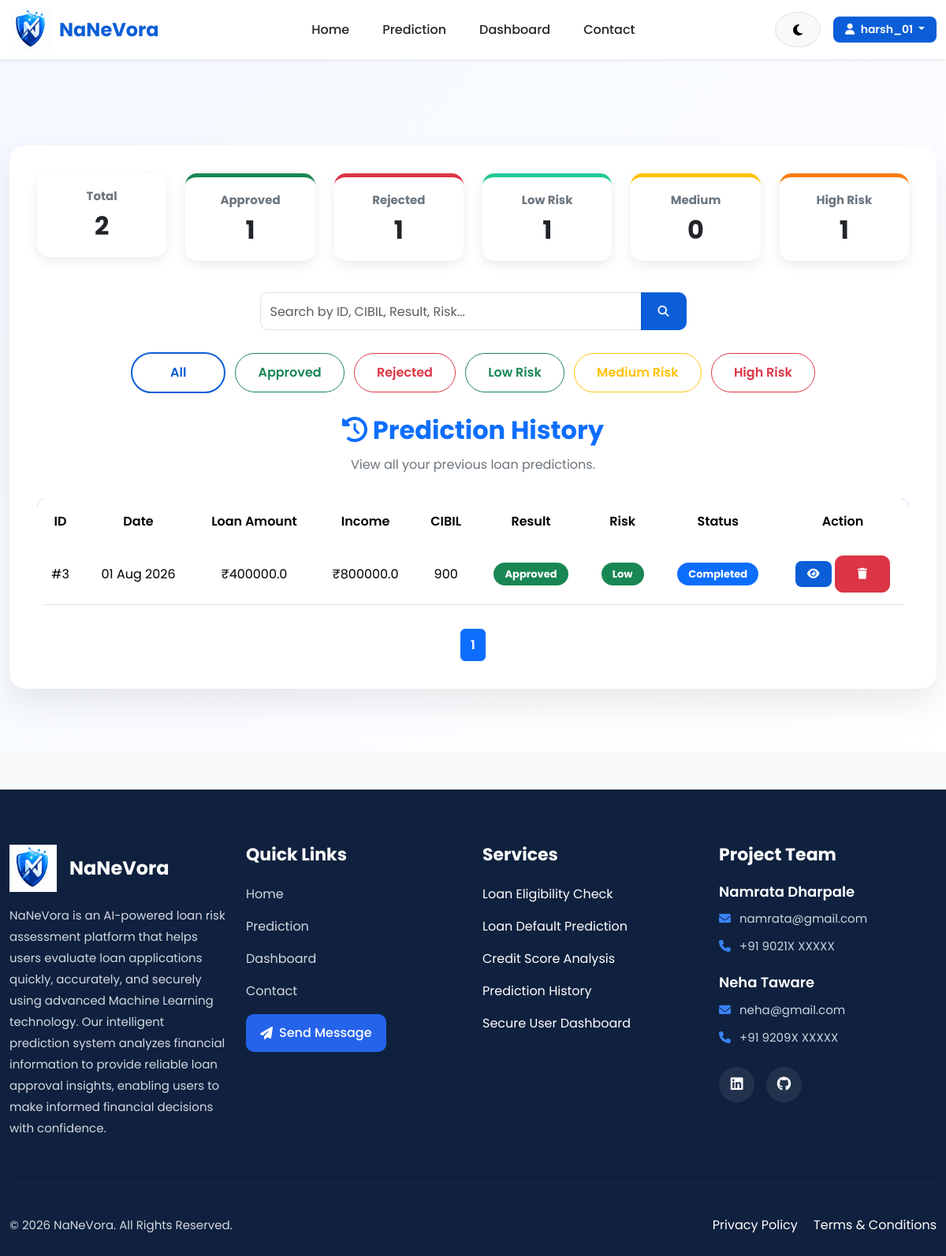
The app's page /history/?filter=low (signed in) with its own data.
### website/models.py (models this page shows, shortened)
class Prediction(models.Model):
    EDUCATION = [
        ('Graduate', 'Graduate'),
        ('Not Graduate', 'Not Graduate'),
    ]
    YES_NO = [
        ('Yes', 'Yes'),
        ('No', 'No'),
    ]
    RESULT = [
        ('Approved', 'Approved'),
        ('Rejected', 'Rejected'),
    ]
    user = models.ForeignKey(
        User,
        on_delete=models.CASCADE,
        related_name='predictions'
    )
    no_of_dependents = models.IntegerField()
    education = models.CharField(
        max_length=20,
        choices=EDUCATION
    )
    self_employed = models.CharField(
        max_length=10,
        choices=YES_NO
    )
    income_annum = models.FloatField()
    loan_amount = models.FloatField()
    loan_term = models.IntegerField()
    cibil_score = models.IntegerField()
    residential_assets_value = models.FloatField()
    commercial_assets_value = models.FloatField()
    luxury_assets_value = models.FloatField()
    bank_asset_value = models.FloatField()
    loan_income_ratio = models.FloatField(
        default=0
    )
    asset_loan_ratio = models.FloatField(
        default=0
    )
    prediction_result = models.CharField(
        max_length=20,
        choices=RESULT,
        blank=True
    )
    prediction_probability = models.FloatField(
        default=0
    )
    created_at = models.DateTimeField(
        auto_now_add=True
    )
    prediction_probability = models.FloatField(
        default=0
    )
    status = models.CharField(
    max_length=20,
    default="Completed"
    )
    risk_level = models.CharField(
    max_length=20,
    default="Low"
    )

### website/views.py (the view, shortened to what this page needs)
# urls.py: path('history/', views.history, name='history'),
@login_required
def history(request):
    query = request.GET.get("search", "")
    filter_by = request.GET.get("filter", "all")
    predictions = Prediction.objects.filter(
        user=request.user
    )
    if filter_by == "approved":
        predictions = predictions.filter(
            prediction_result="Approved"
        )
    elif filter_by == "rejected":
        predictions = predictions.filter(
            prediction_result="Rejected"
        )
    elif filter_by == "low":
        predictions = predictions.filter(
            risk_level="Low"
        )
    elif filter_by == "medium":
        predictions = predictions.filter(
            risk_level="Medium"
        )
    elif filter_by == "high":
        predictions = predictions.filter(
            risk_level="High"
        )
    predictions = predictions.order_by("-created_at")
    paginator = Paginator(predictions, 10)
    page_number = request.GET.get("page")
    predictions = paginator.get_page(page_number)
    return render(
    request,
    "history.html",
    {
        "predictions": predictions,
        "query": query,
        "filter": filter_by,
        "total_predictions": Prediction.objects.filter(
            user=request.user
        ).count(),
        "approved_count": Prediction.objects.filter(
            user=request.user,
            prediction_result="Approved"
        ).count(),
        "rejected_count": Prediction.objects.filter(
            user=request.user,
            prediction_result="Rejected"
        ).count(),
        "low_count": Prediction.objects.filter(
            user=request.user,
            risk_level="Low"
        ).count(),
        "medium_count": Prediction.objects.filter(
            user=request.user,
            risk_level="Medium"
        ).count(),
        "high_count": Prediction.objects.filter(
            user=request.user,
            risk_level="High"
        ).count(),
    }
)

### templates/history.html (shortened to what this page needs)
{% extends 'base.html' %}
{% load static %}
{% block extra_css %}
<link rel="stylesheet" href="{% static 'css/history.css' %}">
{% endblock %}
{% block content %}
<section class="history-section">
    <div class="container">
        <div class="history-card">
            <div class="row mb-4">
    <div class="col-md-2 mb-3">
        <div class="card stats-card text-center">
            <h6>Total</h6>
            <h2>{{ total_predictions }}</h2>
        </div>
    </div>
    <div class="col-md-2 mb-3">
        <div class="card stats-card success text-center">
            <h6>Approved</h6>
            <h2>{{ approved_count }}</h2>
        </div>
    </div>
    <div class="col-md-2 mb-3">
        <div class="card stats-card danger text-center">
            <h6>Rejected</h6>
            <h2>{{ rejected_count }}</h2>
        </div>
    </div>
    <div class="col-md-2 mb-3">
        <div class="card stats-card low text-center">
            <h6>Low Risk</h6>
            <h2>{{ low_count }}</h2>
        </div>
    </div>
    <div class="col-md-2 mb-3">
        <div class="card stats-card medium text-center">
            <h6>Medium</h6>
            <h2>{{ medium_count }}</h2>
        </div>
    </div>
    <div class="col-md-2 mb-3">
        <div class="card stats-card high text-center">
            <h6>High Risk</h6>
            <h2>{{ high_count }}</h2>
        </div>
    </div>
</div>
            <div class="history-header">
                <div class="row mb-4">
                    <div class="col-md-6 mx-auto">
                        <form method="GET">
                            <div class="input-group">
                                <input
                                    type="text"
                                    name="search"
                                    class="form-control"
                                    placeholder="Search by ID, CIBIL, Result, Risk..."
                                    value="{{ query }}">
                                <button
                                    class="btn btn-primary"
                                    type="submit">
                                    <i class="fa-solid fa-magnifying-glass"></i>
                                </button>
                            </div>
                        </form>
                    </div>
                </div>
            <div class="text-center mb-4">
                <a href="?filter=all"class="btn btn-outline-primary m-1">
                 All
                </a>
                <a href="?filter=approved"
                    class="btn btn-outline-success m-1">
                Approved
                 </a>
                <a href="?filter=rejected"
                    class="btn btn-outline-danger m-1">
                Rejected
                </a>
                <a href="?filter=low"
                class="btn btn-outline-success m-1">
                Low Risk
                </a>
                <a href="?filter=medium"
                class="btn btn-outline-warning m-1">
                Medium Risk
                </a>
                <a href="?filter=high"
                class="btn btn-outline-danger m-1">
                High Risk
                </a>
                </div>
                <h2>
                    <i class="fa-solid fa-clock-rotate-left"></i>
                    Prediction History
                </h2>
                <p>
                    View all your previous loan predictions.
                </p>
            </div>
            {% if predictions %}
            <div class="table-responsive">
                <table class="table table-hover align-middle">
                    <thead>
                        <tr>
                            <th>ID</th>
                            <th>Date</th>
                            <th>Loan Amount</th>
                            <th>Income</th>
                            <th>CIBIL</th>
                            <th>Result</th>
                            <th>Risk</th>
                            <th>Status</th>
                            <th>Action</th>
                        </tr>
                    </thead>
                    <tbody>
                        {% for prediction in predictions %}
                        <tr>
                            <td>
                                #{{ prediction.id }}
                            </td>
                            <td>
                                {{ prediction.created_at|date:"d M Y" }}
                            </td>
                            <td>
                                ₹{{ prediction.loan_amount }}
                            </td>
                            <td>
                                ₹{{ prediction.income_annum }}
                            </td>
                            <td>
                                {{ prediction.cibil_score }}
                            </td>
                            <td>
                                {% if prediction.prediction_result == "Approved" %}
                                <span class="badge bg-success">
                                    Approved
                                </span>
                                {% else %}
                                <span class="badge bg-danger">
                                    Rejected
                                </span>
                                {% endif %}
                            </td>
                            <td>
                                {% if prediction.risk_level == "Low" %}
                                <span class="badge bg-success">
                                    Low
                                </span>
                                {% elif prediction.risk_level == "Medium" %}
                                <span class="badge bg-warning text-dark">
                                    Medium
                                </span>
                                {% else %}
                                <span class="badge bg-danger">
                                    High
                                </span>
                                {% endif %}
                            </td>
                            <td>
                                <span class="badge bg-primary">
                                    {{ prediction.status }}
                                </span>
                            </td>
<td>
    <a href="{% url 'result' prediction.id %}"
       class="btn btn-sm btn-primary">
        <i class="fa-solid fa-eye"></i>
    </a>
    <a href="{% url 'delete_prediction' prediction.id %}"
       class="btn btn-sm btn-danger"
       onclick="return confirm('Are you sure you want to delete this prediction?');">
        <i class="fa-solid fa-trash"></i>
    </a>
</td>
                        </tr>
                        {% endfor %}
                    </tbody>
                </table>
            </div>
            <nav class="mt-4">
    <ul class="pagination justify-content-center">
        {% for page in predictions.paginator.page_range %}
        <li class="page-item {% if predictions.number == page %}active{% endif %}">
            <a class="page-link"
               href="?page={{ page }}&search={{ query }}&filter={{ filter }}">
                {{ page }}
            </a>
        </li>
        {% endfor %}
    </ul>
</nav>
            {% endif %}
        </div>
    </div>
</section>
{% endblock %}

### templates/navbar.html (shortened to what this page needs)
{% load static %}
<nav class="navbar navbar-expand-lg custom-navbar shadow-sm sticky-top">
    <div class="container">
<a class="navbar-brand d-flex align-items-center"
   href="{% url 'home' %}">
    <img src="{% static 'images/logo.png' %}"
         alt="NaNeVora Logo"
         class="logo-img">
    <div class="ms-2">
        <h4 class="brand-text mb-0">
            NaNeVora
        </h4>
        </div>
        </a>
        <div class="collapse navbar-collapse"
             id="mainNavbar">
            <ul class="navbar-nav mx-auto">
                <li class="nav-item">
                    <a class="nav-link" href="{% url 'home' %}">
                        Home
                    </a>
                </li>
                <li class="nav-item">
                    <a class="nav-link" href="{% url 'prediction' %}">
                        Prediction
                    </a>
                </li>
                <li class="nav-item">
                    <a class="nav-link" href="{% url 'dashboard' %}">
                        Dashboard
                    </a>
                </li>
                <li class="nav-item">
                    <a class="nav-link" href="{% url 'contact' %}">
                        Contact
                    </a>
                </li>
            </ul>
            <div class="d-flex align-items-center">
                <button
                    type="button"
                    class="btn btn-light theme-btn me-3"
                    id="themeToggle"
                    aria-label="Toggle Dark Mode">
                    <i class="fa-solid fa-moon"></i>
                </button>
                {% if user.is_authenticated %}
                <div class="dropdown">
                    <button class="btn btn-primary dropdown-toggle"
                            data-bs-toggle="dropdown">
                        <i class="fa-solid fa-user me-1"></i>
                        {{ user.username }}
                    </button>
                </div>
                {% endif %}
            </div>
        </div>
    </div>
</nav>

### records on screen
Prediction: id "3", created_at "01 Aug 2026", loan_amount "400000.0", income_annum "800000.0", cibil_score "900", prediction_result "Approved", risk_level "Low", status "Completed"

### other values on screen
{{ user.username }} "harsh_01"
{{ total_predictions }} "2"
{{ approved_count }} "1"
{{ rejected_count }} "1"
{{ low_count }} "1"
{{ medium_count }} "0"
{{ high_count }} "1"
{{ page }} "1"
